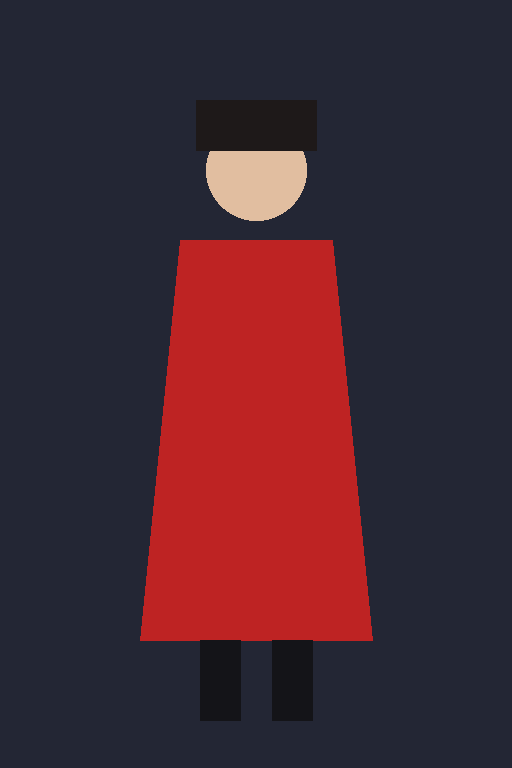
#> input picture samples/asset_oli_v1.png, 512 x 768 px
$ python -i showcase_art.py   (imports and definitions only)
#> lines starting #> are read from the running program, lines starting #| are printed output that depends on the picture
"""Procedural sample art for the showcase workspace: neutral, fictional, generated from code (no third-party images,
nothing from any real project). Every image carries a small "SAMPLE ART" tag so it can't pass for model output."""
from __future__ import annotations

import math
import random
from PIL import Image, ImageChops, ImageDraw, ImageFilter, ImageFont

W, H = 1920, 1080


# [5 lines left out: function _font, not called in this run]


def gradient(w: int, h: int, top, bottom) -> Image.Image:
    mask = Image.linear_gradient("L").resize((w, h))
    return Image.composite(Image.new("RGB", (w, h), bottom), Image.new("RGB", (w, h), top), mask)


# [5 lines left out: function glow, not called in this run]


def grain(img: Image.Image, amount: float = 0.05, seed: int = 1) -> Image.Image:
    noise = Image.effect_noise(img.size, 28).convert("RGB")
    return Image.blend(img, noise, amount)


def vignette(img: Image.Image, strength: float = 0.55) -> Image.Image:
    g = Image.radial_gradient("L").resize(img.size).point(lambda v: int(v * strength))
    return Image.composite(Image.new("RGB", img.size, (4, 6, 12)), img, g)


# [76 lines left out: functions tag, stars, sea, lighthouse, boat, figure and 1 more, not called in this run]


def _finish(img: Image.Image, vig: float = 0.5, g: float = 0.04) -> Image.Image:
    return tag(grain(vignette(img, vig), g))


# ---- scenes -----------------------------------------------------------------------------------------------------------

# [102 lines left out: functions harbour, quay, stairs, rail, lamp_room, beam and 1 more, not called in this run]


FRAMES = {"harbour": harbour, "quay": quay, "stairs": stairs, "rail": rail, "lamp": lamp_room, "beam": beam, "desk": desk}


# [23 lines left out: functions keeper_portrait, lantern_prop, not called in this run]


def location_wide() -> Image.Image:
    return harbour(0, (1424, 800))

>>> import cv2
>>> picture = cv2.imread('../samples/asset_oli_v1.png', cv2.IMREAD_GRAYSCALE)
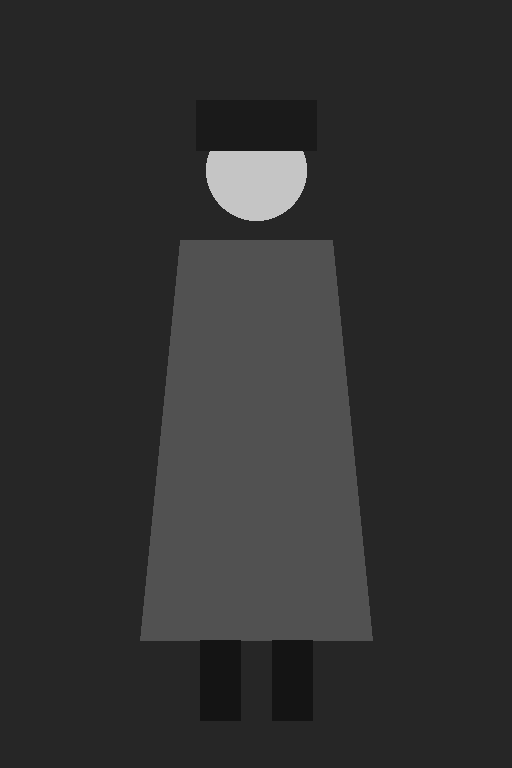
#> picture: shape (768, 512); min 20, max 197, mean 48.4
>>> result = _finish(picture)
#> (the run stopped early here; a loop or call above may not have finished)

$ run again, on samples/frame_cc0.png
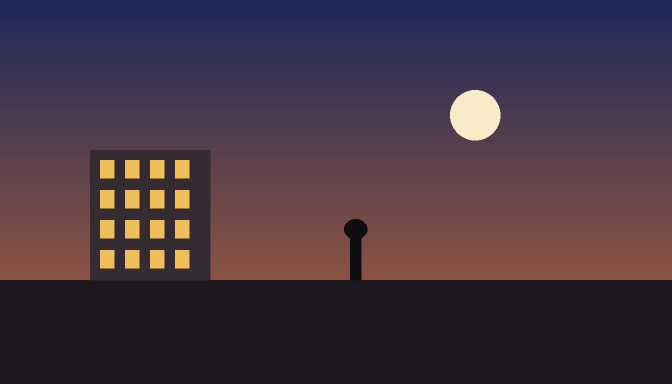
#> input picture samples/frame_cc0.png, 1344 x 768 px (shown at 1/2 size)
#> `picture = cv2.imread('../samples/asset_oli_v1.png', cv2.IMREAD_GRAYSCA..`:
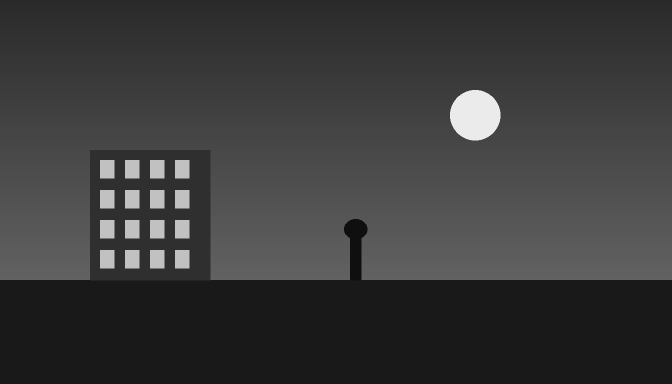
#> picture: shape (768, 1344) (shown at 1/2 size); min 15, max 235, mean 58.8
